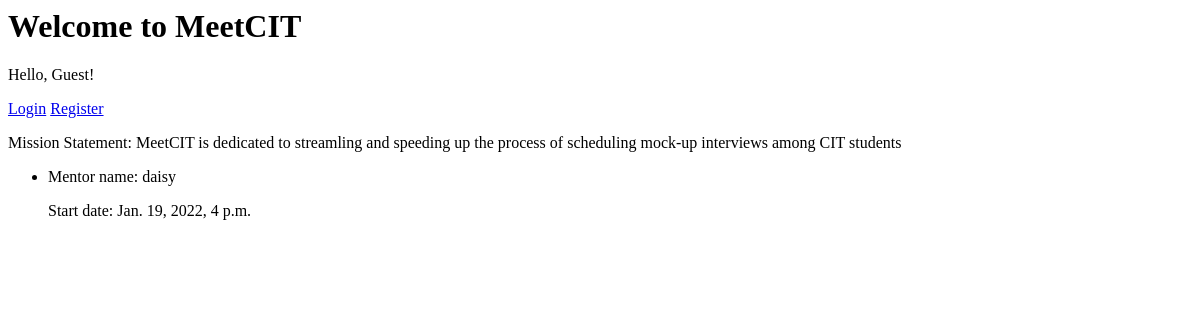
Before: /homepage/ with the older database file.
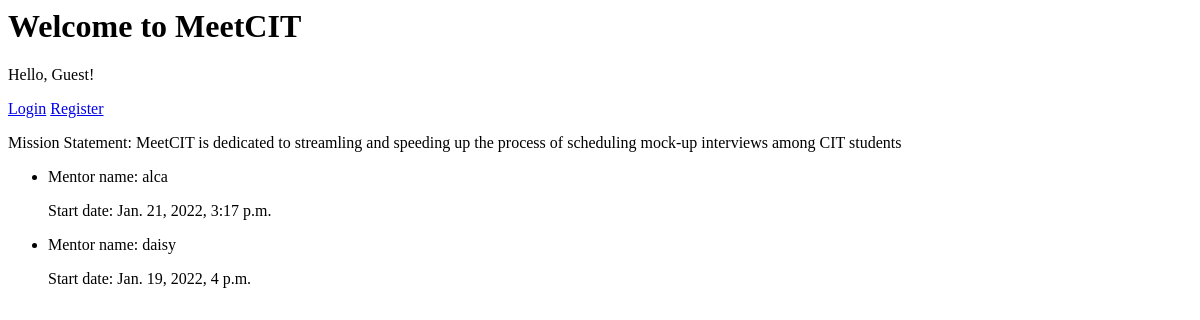
After: the same page with the newer database file.
### cal/models.py (models this page shows, shortened)
class Event(models.Model):
    mentor = models.CharField(max_length=200)
    zoom_link = models.TextField()
    start_time = models.DateTimeField('start time')
    end_time = models.DateTimeField('end time')
    avaliable = models.BooleanField(default=True)
    class Meta:
        permissions = (
            ('can_edit', 'Can edit the event'),
        )

### cal/views.py (the view)
# urls.py: path('homepage/', homepage, name='homepage'),
def homepage(request):
    earliest_slots_list = Event.objects.order_by('-start_time')
    context = {'earliest_slots_list': earliest_slots_list}
    return render(request, 'homepage/homepage.html', context)

### cal/templates/homepage/homepage.html
{% extends 'base.html' %} {% block content %}
<p>Hello, {{ user.username|default:'Guest' }}!</p>
<div>
    {% if user.is_authenticated %}
    <a href="{% url 'users:dashboard'%}"></a>
    <a href="{% url 'users:logout' %}">Logout</a>
    {% else %}
    <a href="{% url 'users:login' %}">Login</a>
    <a href="{% url 'users:register' %}">Register</a>
    {% endif %}
</div>
<p>Mission Statement: MeetCIT is dedicated to streamling and speeding up the process of scheduling mock-up interviews
    among CIT students</p>
{% if earliest_slots_list %}
<ul>
    {% for appointment in earliest_slots_list %}
    <li>
        <p>Mentor name: {{appointment.mentor}}</p>
        <p>Start date: {{appointment.start_time}}</p>
    </li>
    {% endfor %}
</ul>
{% else %}
<p>No interview appointment available. Host as a mentor <a href="">now!</a></p>
{% endif %}
{% endblock %}

Changed rows visible on the page:
added Event: mentor "alca", start_time "Jan. 21, 2022, 3:17 p.m."
